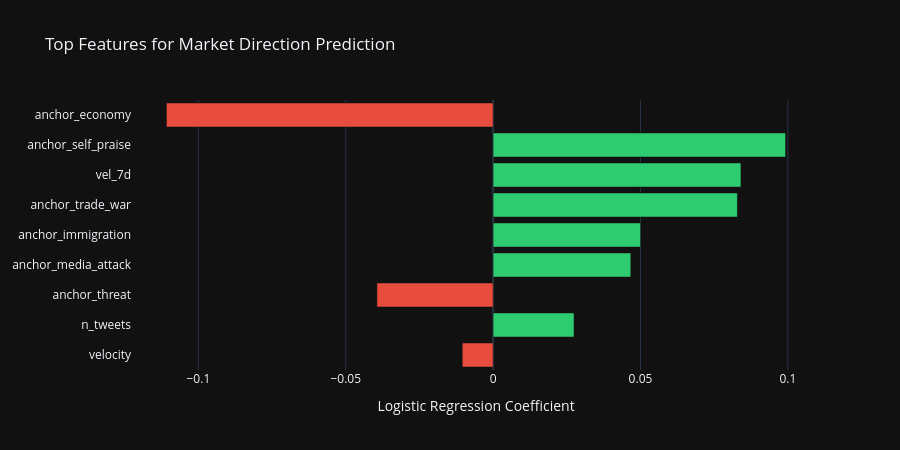

The notebook cell saved with this chart:
### Code cell
# ── 8c. Feature importance (if classification succeeded) ──────────
if 'clf' in dir() and hasattr(clf, 'coef_'):
    importance = pd.DataFrame({
        'feature': feature_cols,
        'coef': clf.coef_[0],
        'abs_coef': np.abs(clf.coef_[0]),
    }).sort_values('abs_coef', ascending=False)

    fig = go.Figure(go.Bar(
        x=importance.head(15)['coef'].values,
        y=importance.head(15)['feature'].values,
        orientation='h',
        marker_color=[C_ECON if c > 0 else C_CRISIS for c in importance.head(15)['coef']],
    ))
    fig.update_layout(
        title='Top Features for Market Direction Prediction',
        xaxis_title='Logistic Regression Coefficient',
        height=450, width=900, template='plotly_dark',
        yaxis=dict(autorange='reversed'),
    )
    fig.show()
else:
    print('Classification not performed — check upstream cells')

### Figure 1 — Plotly figure (JSON) as saved in the notebook; plotly's stock layout.template omitted (floating-point values rounded to 4 significant figures)
{"data": [{"marker": {"color": ["#e74c3c", "#2ecc71", "#2ecc71", "#2ecc71", "#2ecc71", "#2ecc71", "#e74c3c", "#2ecc71", "#e74c3c"]}, "orientation": "h", "type": "bar", "x": [-0.1109, 0.09923, 0.08408, 0.08287, 0.05002, 0.04672, -0.03943, 0.02745, -0.01048], "y": ["anchor_economy", "anchor_self_praise", "vel_7d", "anchor_trade_war", "anchor_immigration", "anchor_media_attack", "anchor_threat", "n_tweets", "velocity"]}], "layout": {"height": 450, "title": {"text": "Top Features for Market Direction Prediction"}, "width": 900, "xaxis": {"title": {"text": "Logistic Regression Coefficient"}}, "yaxis": {"autorange": "reversed"}}}
